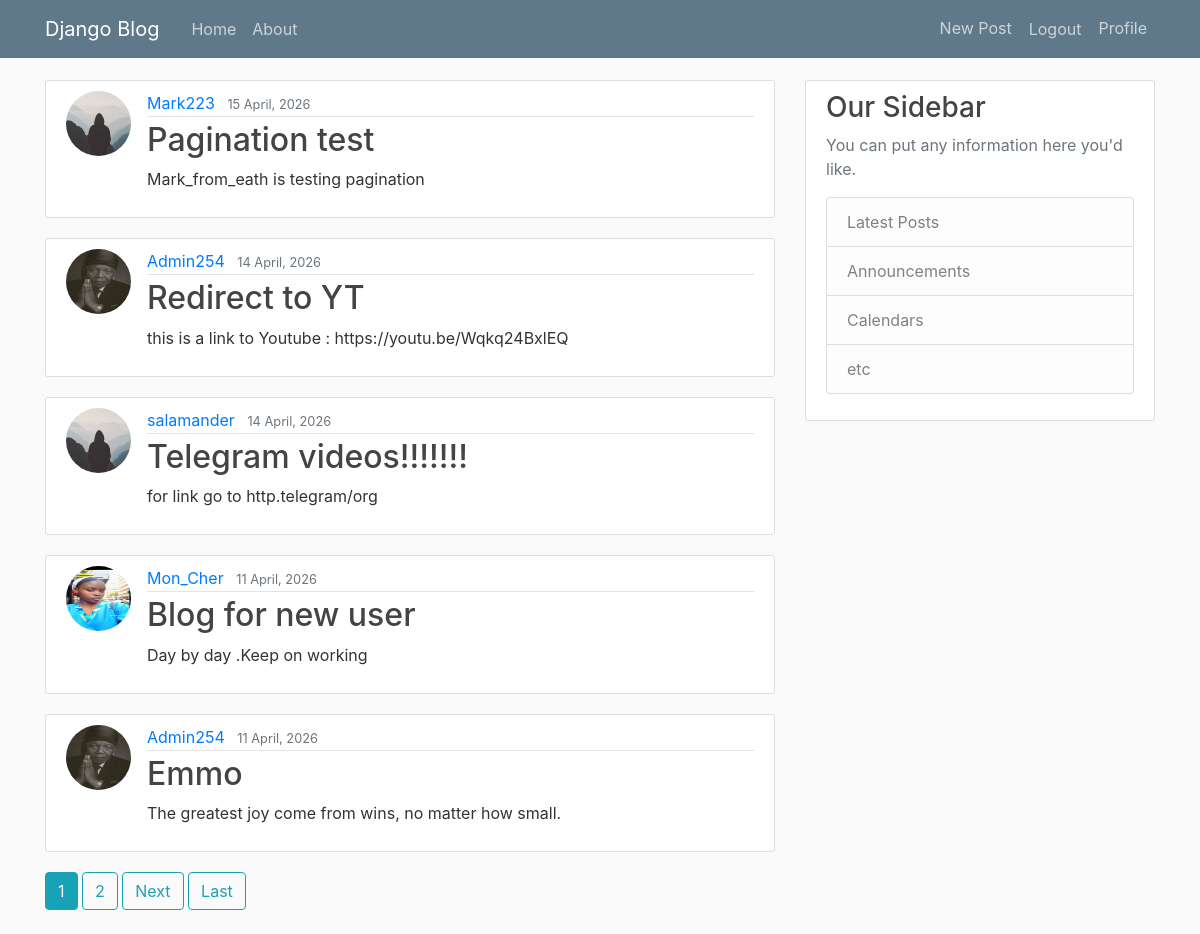
The page / (signed in) on the database its author committed.
### blog/models.py (models this page shows, shortened)
class Post(models.Model):
    title = models.CharField(max_length=100)
    content = models.TextField()
    date_posted = models.DateTimeField(default=timezone.now)
    author = models.ForeignKey(User, on_delete=models.CASCADE)

### users/models.py (models this page shows, shortened)
class Profile(models.Model):
    user = models.OneToOneField(User, on_delete=models.CASCADE)
    image = models.ImageField(default='default.jpg', upload_to='profile_pics')

### blog/views.py (the view)
# urls.py: path('', PostListView.as_view(), name='blog-home'),
class PostListView(ListView):
    model = Post
    template_name = 'blog/home.html'  # <app>/<model>_<viewtype>.html
    context_object_name = 'posts'
    ordering = ['-date_posted']
    paginate_by = 5

### blog/templates/blog/home.html (shortened to what this page needs)
{% extends "blog/base.html" %}
{%block content %}
    {% for post in posts %}
    <article class="media content-section">
      <img  class="rounded-circle article-img" src="{{post.author.profile.image.url}}" >
        <div class="media-body">
          <div class="article-metadata">
            <a class="mr-2" href="{% url 'user-posts' post.author.username %}">{{ post.author }}</a>
            <small class="text-muted">{{ post.date_posted|date:"d F, Y" }}</small>
          </div>
          <h2><a class="article-title" href="{% url 'post-detail' post.id %}">{{ post.title }}</a></h2>
          <p class="article-content">{{ post.content }}</p>
        </div>
      </article>
    {% endfor %}
    {% if is_paginated %}
      {% for num in page_obj.paginator.page_range %}
        {% if page_obj.number == num %}
          <a class="btn btn-info mb-4" href="?page={{ num }}">{{ num }}</a>
        {% elif num > page_obj.number|add:'-3' and num < page_obj.number|add:'3' %}
          <a class="btn btn-outline-info mb-4" href="?page={{ num }}">{{ num }}</a>
        {% endif %}
      {% endfor %}
      {% if page_obj.has_next %}
        <a class="btn btn-outline-info mb-4" href="?page={{ page_obj.next_page_number }}">Next</a>
        <a class="btn btn-outline-info mb-4" href="?page={{ page_obj.paginator.num_pages }}">Last</a>
      {% endif %}
    {% endif %}
{%endblock content%}

### blog/static/blog/main.css (style rules this page uses)
body { background: #fafafa; color: #333333; margin-top: 5rem; }
h1, h2, h3, h4, h5, h6 { color: #444444; }
.content-section { background: #ffffff; padding: 10px 20px; border: 1px solid #dddddd; border-radius: 3px; margin-bottom: 20px; }
.article-title { color: #444444; }
.article-content { white-space: pre-line; }
.article-img { height: 65px; width: 65px; margin-right: 16px; }
.article-metadata { padding-bottom: 1px; margin-bottom: 4px; border-bottom: 1px solid #e3e3e3 }

### rows shown on the page
Post: author.profile.image (placeholder picture), author "Mark223", date_posted "15 April, 2026", title "Pagination test", content "Mark_from_eath is testing pagination"
Post: author.profile.image (picture), author "Admin254", date_posted "14 April, 2026", title "Redirect to YT", content "this is a link to Youtube : https://youtu.be/Wqkq24BxlEQ"
Post: author.profile.image (placeholder picture), author "salamander", date_posted "14 April, 2026", title "Telegram videos!!!!!!!", content "for link go to http.telegram/org"
Post: author.profile.image (picture), author "Mon_Cher", date_posted "11 April, 2026", title "Blog for new user", content "Day by day .Keep on working"
Post: author.profile.image (picture), author "Admin254", date_posted "11 April, 2026", title "Emmo", content "The greatest joy come from wins, no matter how small."

### other values the page prints
{{ num }} "1"
{{ num }} "2"
